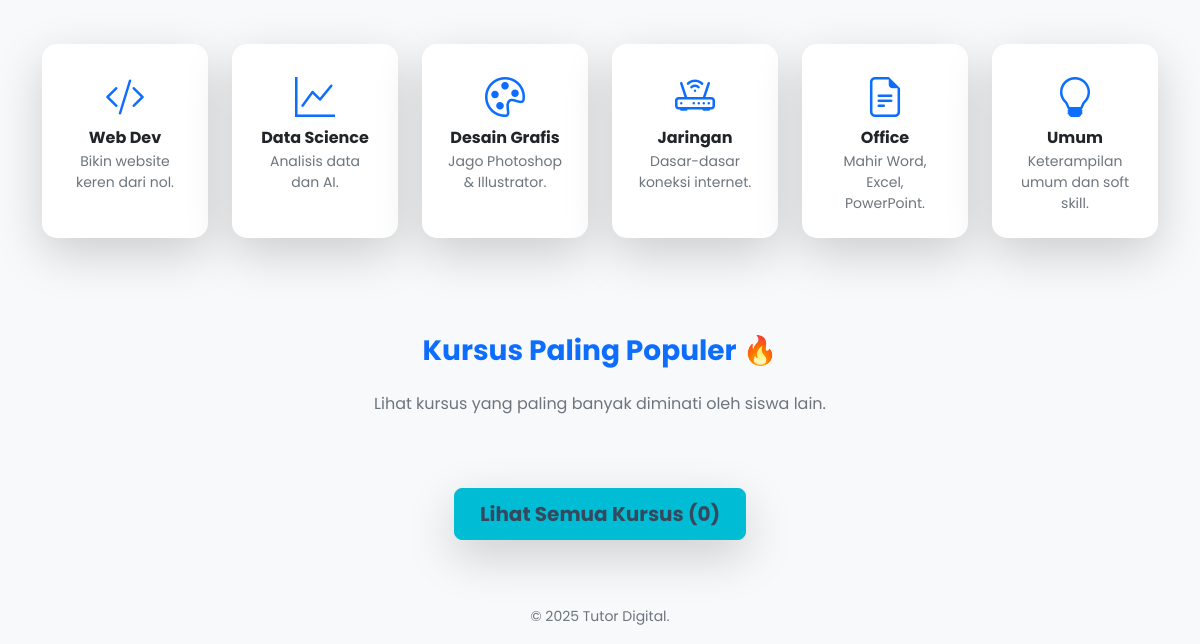
The page /index (lower part) on the database as committed earlier.
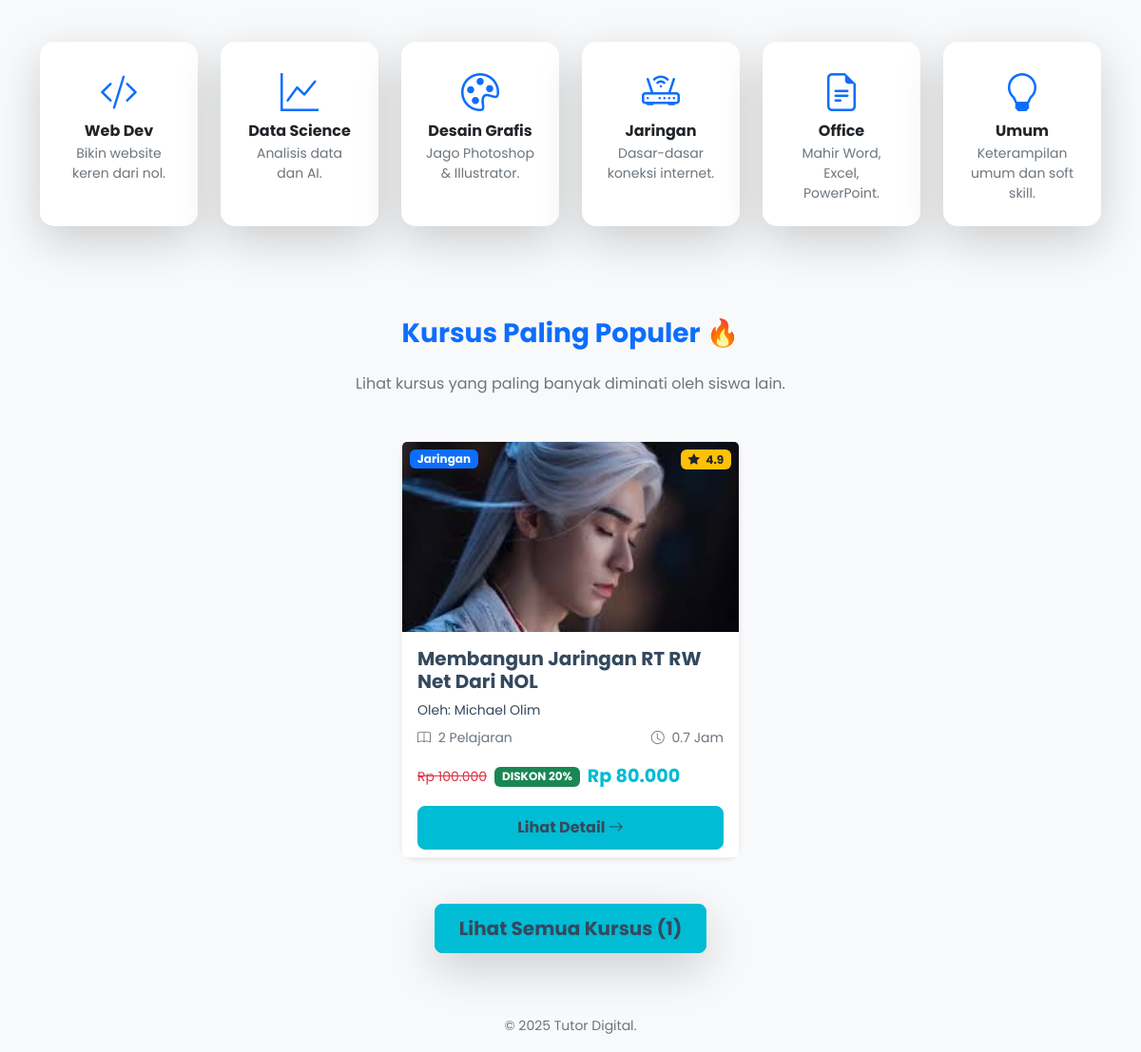
The same page on the database as committed later.
### models.py (models this page shows, shortened)
class Course(db.Model):
    id = db.Column(db.Integer, primary_key=True)
    title = db.Column(db.String(100), nullable=False)
    description = db.Column(db.Text)
    category = db.Column(db.String(64), default='Umum')
    instructor_name = db.Column(db.String(100))
    instructor_title = db.Column(db.String(100))
    rating = db.Column(db.Float, default=0.0)
    price = db.Column(db.Integer, default=0)
    discount_percent = db.Column(db.Integer, default=0)
    duration_hours = db.Column(db.Integer, default=10) # Field baru
    image_url = db.Column(db.String(255), nullable=True)
    instructor_image_url = db.Column(db.String(255), nullable=True)
    lessons = db.relationship('Lesson', backref='course', lazy='dynamic')
    enrollments = db.relationship('Enrollment', backref='course', lazy='dynamic')
    def total_lessons(self):
        return self.lessons.count()
    def total_duration_minutes(self):
        total = db.session.query(db.func.sum(Lesson.duration_minutes)).filter(
            Lesson.course_id == self.id
        ).scalar()
        return total if total is not None else 0
    @hybrid_property
    def final_price(self):
        return self.price - (self.price * self.discount_percent / 100)

### routes.py (the view)
@app.route('/')
@app.route('/index')
def index():
    courses = Course.query.all()
    return render_template('index.html', title='Beranda', courses=courses)

### app.py (called while the page is built)
@app.context_processor
def inject_global_variables():
    return dict(
        now=datetime.utcnow # Menggunakan UTC, atau datetime.now() jika Anda yakin dengan timezone server
    )

### utils.py (called while the page is built)
def format_rupiah(value):
    return "{:,.0f}".format(value).replace(",", ".")

### templates/index.html (shortened to what the changed rows need)
{% extends "base.html" %}
{% block content %}
<div class="container">
    <div class="mt-5 pt-3">
        <div class="row g-4 text-center justify-content-center">
            {% for cat in categories %}
            <div class="col-6 col-md-4 col-lg-2">
                <a href="{{ url_for('courses_by_category', category_name=cat.name) }}" class="text-decoration-none">
                    <div class="card border-0 shadow-lg h-100 category-hover-effect hover-scale" style="border-radius: 15px;">
                        <div class="card-body p-4">
                            <i class="bi bi-{{ cat.icon }} mb-2 text-primary" style="font-size: 2.5rem;"></i>
                            <h6 class="fw-bolder text-dark mb-1">{{ cat.name }}</h6>
                            <small class="text-muted d-none d-md-block">{{ cat.desc }}</small>
                        </div>
                    </div>
                </a>
            </div>
            {% endfor %}
        </div>
    </div>
</div>
<div id="featured-courses" class="container mt-5 pt-5">
    <div class="row g-4 justify-content-center">
        {% for course in courses[:4] %}
        <div class="col-md-6 col-lg-4">
            <div class="card h-100 hover-scale shadow-sm">
                <div class="position-relative">
                    {% if course.image_url %}
                        <img src="{{ url_for('static', filename='uploads/' + course.image_url) }}" class="card-img-top" alt="{{ course.title }}" style="height: 200px; object-fit: cover;">
                    {% else %}
                        <div class="bg-light text-center d-flex align-items-center justify-content-center" style="height: 200px;">
                            <i class="bi bi-image-fill text-secondary display-4"></i>
                        </div>
                    {% endif %}
                    <span class="badge bg-primary position-absolute top-0 start-0 m-2">{{ course.category }}</span>
                    <span class="badge bg-warning text-dark position-absolute top-0 end-0 m-2">
                        <i class="bi bi-star-fill me-1"></i> {{ course.rating|round(1) }}
                    </span>
                </div>
                <div class="card-body d-flex flex-column">
                    <h5 class="card-title fw-bold text-dark">{{ course.title }}</h5>
                    <p class="card-text small text-muted mb-2">Oleh: {{ course.instructor_name }}</p>
                    {% set total_minutes = course.total_duration_minutes() %}
                    {% set total_hours = (total_minutes / 60)|round(1) %}
                    <div class="d-flex justify-content-between small text-muted mb-3">
                        <span><i class="bi bi-book me-1"></i> {{ course.total_lessons() }} Pelajaran</span>
                        <span><i class="bi bi-clock me-1"></i> {{ total_hours }} Jam</span>
                    </div>
                    <div class="mt-auto">
                        {% if course.price > 0 %}
                            <div class="d-flex align-items-center">
                                {% if course.discount_percent > 0 %}
                                    <span class="text-danger text-decoration-line-through small me-2">Rp {{ course.price|format_rupiah }}</span>
                                    <span class="badge bg-success me-2">DISKON {{ course.discount_percent }}%</span>
                                {% endif %}
                                <span class="final-price fw-bolder">Rp {{ course.final_price|format_rupiah }}</span>
                            </div>
                        {% else %}
                            <span class="badge bg-success fs-6 fw-bolder">GRATIS</span>
                        {% endif %}
                    </div>
                </div>
                <div class="card-footer bg-white border-0 pt-0">
                    <a href="{{ url_for('course_detail', course_id=course.id) }}" class="btn btn-primary w-100 fw-bold">
                        Lihat Detail <i class="bi bi-arrow-right"></i>
                    </a>
                </div>
            </div>
        </div>
        {% endfor %}
    </div>
    <div class="text-center mt-5">
        <a href="{{ url_for('search') }}" class="btn btn-primary btn-lg fw-bold shadow-lg hover-scale">
            Lihat Semua Kursus ({{ courses|length }})
        </a>
    </div>
</div>
{% endblock %}

Rows that differ between the two databases and show on the page:
added Course: image_url (picture), category "Jaringan", rating "4.9", title "Membangun Jaringan RT RW Net Dari NOL", instructor_name "Michael Olim", total_lessons "2", total_hours "0.7", price "100.000", discount_percent "20", final_price "80.000"
Other text that changed with them:
{{ courses|length }}: "0" → "1"
